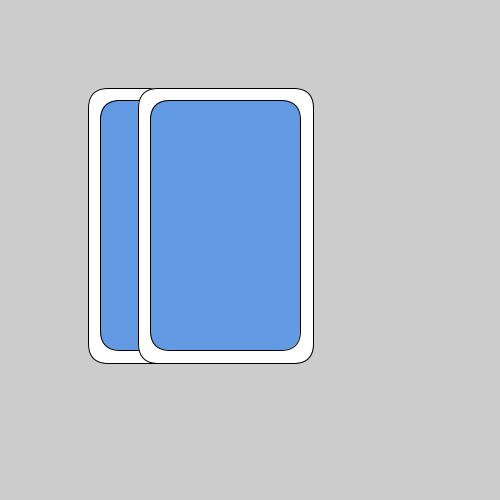
Frame 1 (no input)
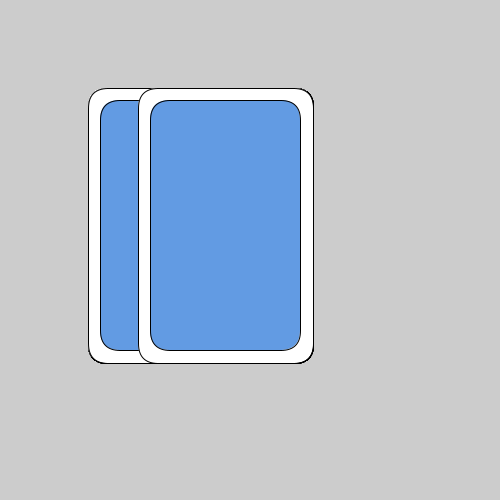
Frame 60 (the mouse pressed at the canvas centre just before this capture)
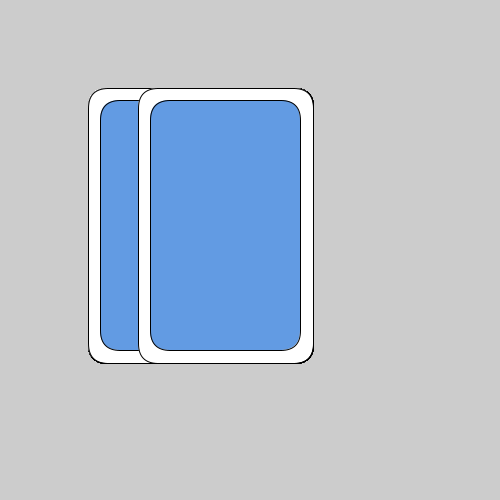
Frame 120 (the mouse held since frame 60 and released just before this capture)

The Processing sketch that drew these frames (run headless with seeded random() and noise(); from frame 60 on, the mouse is pressed at the canvas centre):

// Processing sketch: week02_2_many_drawCards_func
// ── week02_2_many_drawCards_func.pde
void setup(){
  size(500,500);
}
int w=25;
void draw(){
  drawCard(100,100);
  drawCard(150,100);
}
void drawCard(int x,int y){
  fill(255);
  rect(x-w/2,y-w/2,150+w,250+w,20);
  fill(#629BE3);
  rect(x,y,150,250,20);
}
